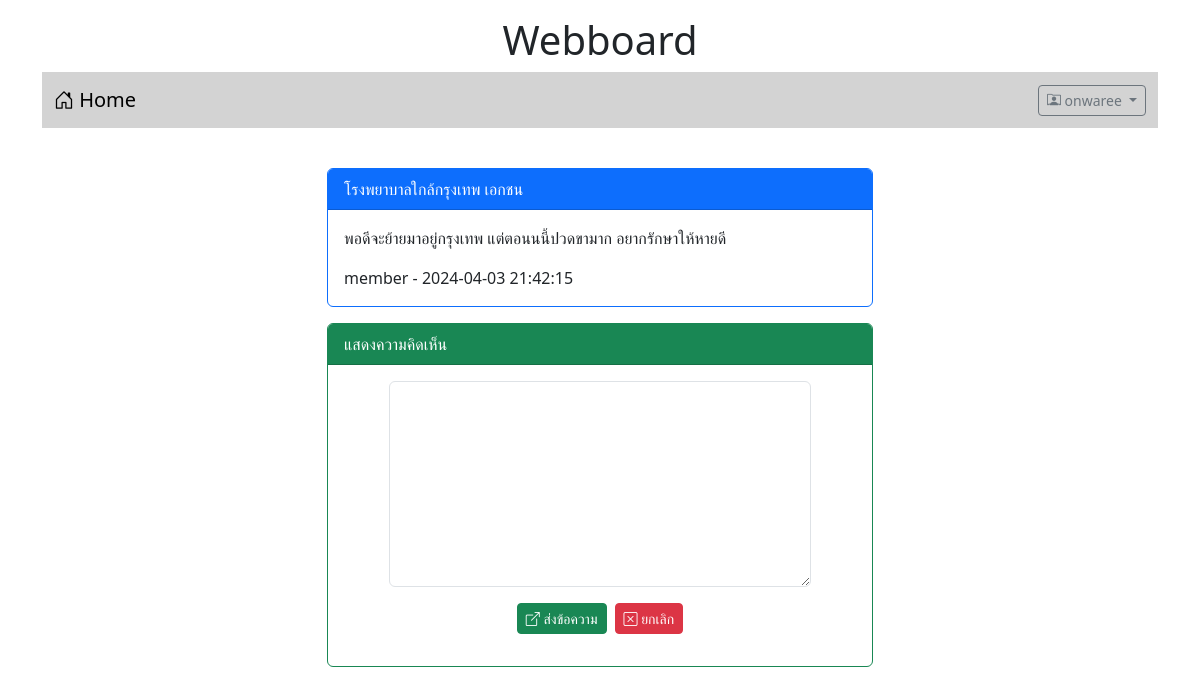
The app's page /post.php?id=7 (signed in) with its own data.
### tables this page shows
CREATE TABLE `post` (
  `id` int(11) NOT NULL,
  `title` varchar(128) NOT NULL,
  `content` varchar(2048) NOT NULL,
  `post_date` datetime NOT NULL,
  `cat_id` int(11) NOT NULL,
  `user_id` int(11) NOT NULL
);

CREATE TABLE `user` (
  `id` int(11) NOT NULL,
  `login` varchar(32) NOT NULL,
  `password` varchar(64) NOT NULL,
  `name` varchar(64) NOT NULL,
  `gender` char(1) NOT NULL,
  `email` varchar(32) NOT NULL,
  `role` char(1) NOT NULL
);

### post.php (the view, shortened to what this page needs)
<!DOCTYPE html>
<html lang="en">
<head>
    <link href="https://cdn.jsdelivr.net/npm/bootstrap@5.3.2/dist/css/bootstrap.min.css" rel="stylesheet">
    <link rel="stylesheet" href="https://cdn.jsdelivr.net/npm/bootstrap-icons@1.11.3/font/bootstrap-icons.min.css">
</head>
<body>
    <div class="container-lg">
        <h1 style="text-align: center;" class="mt-3">Webboard </h1>
        <?php
            include("nav.php");
        ?>
        <div class="row mt-4">
            <div class="col-lg-3 col-md-2 col-sm-1"></div>
            <div class="col-lg-6 col-md-8 col-sm-10">
            <?php
                $conn = new PDO("mysql:host=localhost;dbname=webboard;charset=utf8;","root","");
                $sql = "SELECT p.id,p.title,p.content,p.post_date,u.login from post as p
                        INNER JOIN user as u ON u.id = p.user_id
                        WHERE p.id = {$_GET['id']} ";
                $result = $conn->query($sql);
                while($row = $result->fetch()){
            ?>
                <div class="card border-primary mt-3">
                    <div class="card-header bg-primary text-white"> <?php echo $row['title'] ?>  </div>
                    <div class="card-body">
                        <?php echo
                            "<tr>
                                <td>
                                    $row[content]
                                </td>
                                <BR>
                                <div class=mt-3></div>
                                <td>
                                    $row[login] - $row[post_date]
                                </td>
                             </tr>"
                        ?>
                    </div>
                </div>
            <?php
                }
            ?>
            <?php if(isset($_SESSION['id'])){
            ?>
                <div class="card border-success mt-3">
                    <div class="card-header bg-success text-white"> แสดงความคิดเห็น </div>
                    <div class="card-body">
                        <form action="post_save.php" method="post">
                            <div class="row mb-3 justify-content-center">
                                <div class="col-lg-10">
                                    <textarea name="comment"  rows="8" class="form-control" required></textarea>
                                </div>
                                <div class="row mt-3">
                                    <div class="col-lg-12 d-flex justify-content-center">
                                        <button type="submit" class="btn btn-success btn-sm text-white">
                                            <i class="bi bi-box-arrow-up-right"></i> ส่งข้อความ
                                        </button>
                                        <button type="reset" class="btn btn-danger btn-sm text-white ms-2">
                                            <i class="bi bi-x-square"></i> ยกเลิก
                                        </button>
                                    </div>
                                </div>
                            </div>
                        </form>
                    </div>
                </div>
                <?php
                    }
                ?>
            </div>
            <div class="col-lg-3 col-md-2 col-sm-1"></div>
        </div>
    </div>
</body>
</html>

### records on screen
post: title "โรงพยาบาลใกล้กรุงเทพ เอกชน", content "พอดีจะย้ายมาอยู่กรุงเทพ แต่ตอนนนี้ปวดขามาก อยากรักษาให้หายดี", user.login "member", post_date "2024-04-03 21:42:15"

### other values on screen
$_SESSION['username'] "onwaree"
